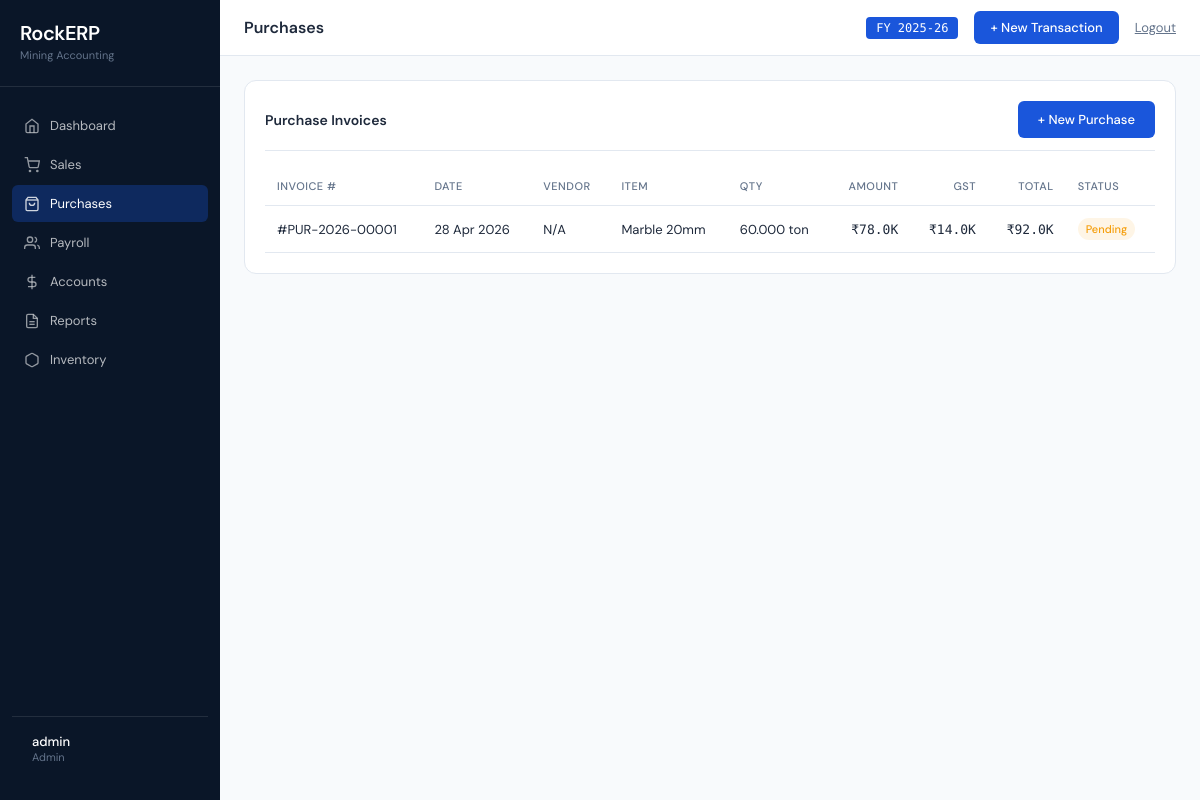
The app's page /purchases (signed in) with its own data.
### models.py (models this page shows)
class Purchase(db.Model):
    id = db.Column(db.Integer, primary_key=True)
    invoice_number = db.Column(db.String(50), unique=True)
    vendor_id = db.Column(db.Integer, db.ForeignKey('vendor.id'))
    vendor_name = db.Column(db.String(100))
    stone_type = db.Column(db.String(50))
    size = db.Column(db.String(20))
    quantity = db.Column(db.Numeric(precision=15, scale=3))
    rate = db.Column(db.Numeric(precision=15, scale=2))
    amount = db.Column(db.Numeric(precision=15, scale=2))
    total_amount = db.Column(db.Numeric(precision=15, scale=2))
    gst_rate = db.Column(db.Numeric(precision=5, scale=2), default=5)
    gst_amount = db.Column(db.Numeric(precision=15, scale=2), default=0)
    cgst_amount = db.Column(db.Numeric(precision=15, scale=2), default=0)
    sgst_amount = db.Column(db.Numeric(precision=15, scale=2), default=0)
    igst_amount = db.Column(db.Numeric(precision=15, scale=2), default=0)
    supply_type = db.Column(db.String(10), default='intra')
    payment_type = db.Column(db.String(20), default='cash')
    payment_status = db.Column(db.String(20), default='paid')
    itc_eligible = db.Column(db.Boolean, default=True)
    invoice_date = db.Column(db.Date, default=lambda: datetime.now(timezone.utc).date)
    created_at = db.Column(db.DateTime, default=utc_now)
    created_by = db.Column(db.Integer, db.ForeignKey('user.id'), nullable=True)
    vendor = db.relationship('Vendor', backref='purchase_records')

### routes/purchases.py (the view)
@bp.route('/purchases')
@login_required
def purchases_list():
    purchases = Purchase.query.order_by(Purchase.created_at.desc()).all()
    return render_template('purchases_list.html', purchases=purchases)

### app.py (called while the page is built)
def format_inr(value):
    if value is None:
        return '₹0'
    value = float(value)
    if value >= 10000000:
        return f'₹{value/10000000:.2f}Cr'
    elif value >= 100000:
        return f'₹{value/100000:.2f}L'
    elif value >= 1000:
        return f'₹{value/1000:.1f}K'
    else:
        return f'₹{value:.0f}'

### routes/auth_utils.py (called while the page is built)
def login_required(f):
    @wraps(f)
    def decorated_function(*args, **kwargs):
        if 'user_id' not in session:
            flash('Please log in to access this page', 'error')
            return redirect(url_for('auth.login'))
        user = db.session.get(User, session.get('user_id'))
        if user is None:
            session.clear()
            flash('Session expired. Please log in again.', 'error')
            return redirect(url_for('auth.login'))
        return f(*args, **kwargs)
    return decorated_function

### templates/purchases_list.html (shortened to what this page needs)
{% extends "base.html" %}
{% block page_title %}Purchases{% endblock %}
{% block content %}
<div class="card">
    <div class="card-header">
        <div class="card-title">Purchase Invoices</div>
        <a href="{{ url_for('purchases.create_purchase') }}" class="btn btn-primary">+ New Purchase</a>
    </div>
    {% if purchases %}
    <table>
        <thead>
            <tr>
                <th>Invoice #</th>
                <th>Date</th>
                <th>Vendor</th>
                <th>Item</th>
                <th>Qty</th>
                <th style="text-align: right;">Amount</th>
                <th style="text-align: right;">GST</th>
                <th style="text-align: right;">Total</th>
                <th>Status</th>
            </tr>
        </thead>
        <tbody>
            {% for purchase in purchases %}
            <tr>
                <td>#{{ purchase.invoice_number or purchase.id }}</td>
                <td>{{ purchase.invoice_date.strftime('%d %b %Y') }}</td>
                <td>{{ purchase.vendor.name if purchase.vendor else 'N/A' }}</td>
                <td>{{ purchase.stone_type }} {{ purchase.size }}</td>
                <td>{{ purchase.quantity }} ton</td>
                <td class="amount">{{ purchase.amount|format_inr }}</td>
                <td class="amount">{{ purchase.gst_amount|format_inr }}</td>
                <td class="amount">{{ purchase.total_amount|format_inr }}</td>
                <td>
                    {% if purchase.payment_status == 'paid' %}
                    <span class="badge paid">Paid</span>
                    {% else %}
                    <span class="badge pending">Pending</span>
                    {% endif %}
                </td>
            </tr>
            {% endfor %}
        </tbody>
    </table>
    {% endif %}
</div>
{% endblock %}

### templates/base.html (style rules this page uses)
:root { --blue: #1A56DB; --teal: #0CA678; --amber: #F59E0B; --red: #EF4444; --border: #E2E8F0; --surface: #F8FAFC; --sidebar-bg: #0A1628; --text-dark: #1E293B; --text-muted: #64748B; --white: #FFFFFF; }
* { margin: 0; padding: 0; box-sizing: border-box; }
body { font-family: 'DM Sans', sans-serif; background: var(--surface); color: var(--text-dark); display: flex; min-height: 100vh; }
.card { background: var(--white); border: 1px solid var(--border); border-radius: 12px; padding: 20px; margin-bottom: 20px; }
.card-header { display: flex; justify-content: space-between; align-items: center; margin-bottom: 16px; padding-bottom: 12px; border-bottom: 1px solid var(--border); }
.card-title { font-size: 14px; font-weight: 600; color: var(--text-dark); }
table { width: 100%; border-collapse: collapse; }
th { font-size: 11px; text-transform: uppercase; letter-spacing: 0.5px; color: var(--text-muted); font-weight: 500; text-align: left; padding: 12px; border-bottom: 1px solid var(--border); }
td { padding: 12px; border-bottom: 1px solid var(--border); font-size: 13px; }
.amount { font-family: 'DM Mono', monospace; text-align: right; }
.badge { display: inline-block; padding: 4px 8px; border-radius: 12px; font-size: 11px; font-weight: 500; }
.badge.pending, .badge.s-pending { background: rgba(245,158,11,0.1); color: var(--amber); }
.btn { display: inline-block; padding: 10px 20px; border-radius: 6px; font-size: 13px; font-weight: 500; text-decoration: none; cursor: pointer; border: none; transition: all 0.2s; }
.btn-primary { background: var(--blue); color: var(--white); }

### records on screen
Purchase: invoice_number "PUR-2026-00001", invoice_date "28 Apr 2026", vendor "N/A", stone_type "Marble", size "20mm", quantity "60.000", amount "₹78.0K", gst_amount "₹14.0K", total_amount "₹92.0K", payment_status "Pending"

### other values on screen
{{ session.username }} "admin"
{{ session.role }} "Admin"
